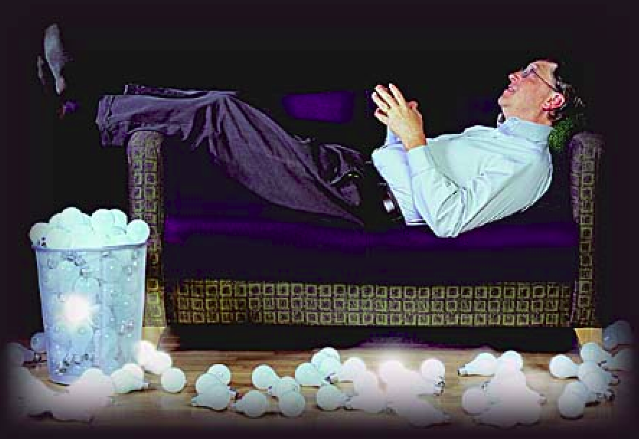
#> input picture assets/crop1.png, 639 x 439 px
$ python laplacianFilter.py   (older library calls are emulated)
#> lines starting #> are read from the running program, lines starting #| are printed output that depends on the picture
import cv2
import sys
import numpy as np

#read image
image = cv2.imread("../assets/crop1.png", cv2.IMREAD_GRAYSCALE)
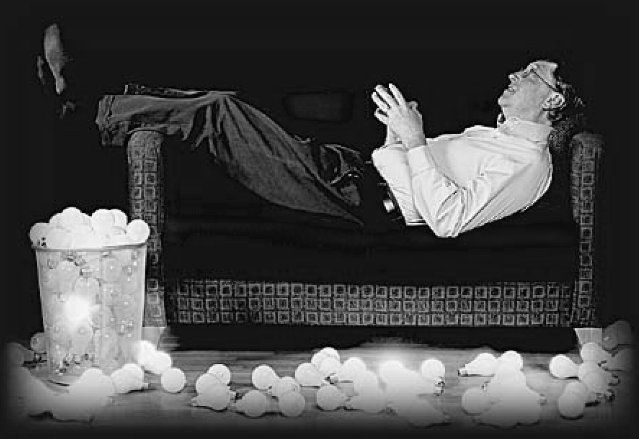
#> image: shape (439, 639); min 0, max 253, mean 68.7

#check if image exists
if image is None:
    print("can not find image")
    sys.exit()

#apply laplacian
laplacian = cv2.Laplacian(image, cv2.CV_32F, ksize=3, scale=1, delta=0)
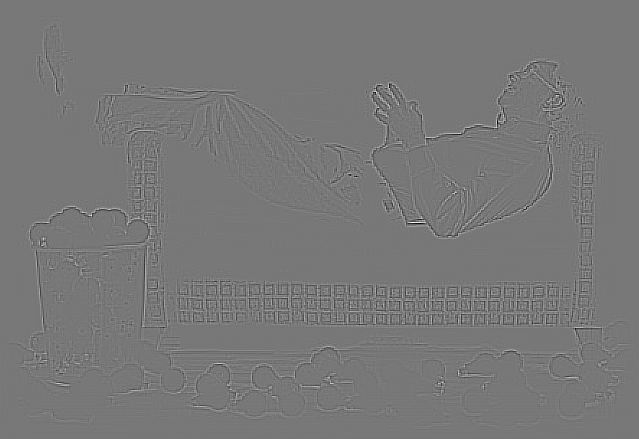
#> laplacian: shape (439, 639) float32; min -1238, max 1388, mean 0; drawn with min black and max white

#create lop kernel
logKernel = np.array(( [0.4038, 0.8021, 0.4038], [0.8021, -4.8233, 0.8021], [0.4038, 0.8021, 0.4038]), dtype="float")

#filter image using log kernel
logimg = cv2.filter2D(image, cv2.CV_32F, logKernel)

#normalize images
cv2.normalize(laplacian, laplacian, alpha=0, beta=1, norm_type=cv2.NORM_MINMAX, dtype=cv2.CV_32F)
cv2.normalize(logimg, logimg, alpha=0, beta=1, norm_type=cv2.NORM_MINMAX, dtype=cv2.CV_32F)

#create windows to display images
cv2.namedWindow("image", cv2.WINDOW_NORMAL)
cv2.namedWindow("laplacian", cv2.WINDOW_NORMAL)
cv2.namedWindow("log", cv2.WINDOW_NORMAL)

#display images
cv2.imshow("image", image)
cv2.imshow("laplacian", laplacian)
cv2.imshow("log", logimg)

#press esc to exit the program
cv2.waitKey(0)

#close all the opened windows
cv2.destroyAllWindows()
